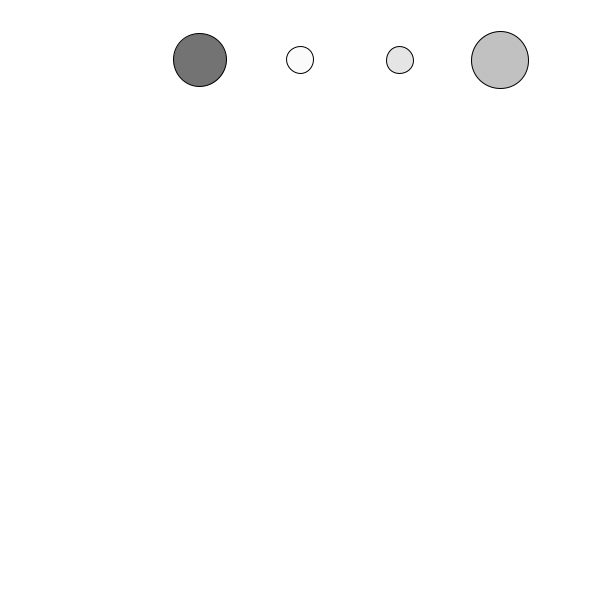
Frame 1 (no input)
Frame 60 (the mouse pressed at the canvas centre just before this capture): identical to frame 1, image omitted
Frame 120 (the mouse held since frame 60 and released just before this capture): identical to frame 1, image omitted

The Processing sketch that drew this single still picture (run headless with seeded random() and noise(); from frame 60 on, the mouse is pressed at the canvas centre):

// Processing sketch: FixedOrbRunner
// ── FixedOrbRunner.pde
Orb orbs[];

//other variables
int NUM_ORBS = 5;
int MAX_SIZE = 60;
int MAX_MASS = 100;
int MIN_SIZE = 10;

float gconstant;
boolean moving;
boolean bounce;

void setup() {
  size(600, 600);
  gconstant = 1;
  moving = false;
  bounce = false;

  orbs = new Orb[NUM_ORBS];
  makeOrbs(true, true);
  orbs[0] = new FixedOrb(width/2, height*500, 20, 1000);
  
}//setup

void draw() {
  background(255);
  
  //earth.display();
  for (int o=0; o<orbs.length; o++) {
    orbs[o].display();
  }

  if (moving) {

    for (int o=0; o<orbs.length; o++)  {
      PVector g = orbs[o].getGravity(orbs[0], gconstant);
      orbs[o].applyForce(g);
    }

    for (int o=0; o<orbs.length; o++) {
      orbs[o].move(bounce);
    }
  }//moving

}//draw

void keyPressed() {
  if (key == ' ') { moving = ! moving; }
  if (key == 'b') { bounce = ! bounce; }
  if (key == 'r') {
    makeOrbs(true, true);
    moving = false;
    orbs[0] = new FixedOrb(width/2, height*500, 20, 1000);

  }
}//keyPressed



void makeOrbs(boolean inline, boolean horizontal) {
  int x = width / (NUM_ORBS + 1);
  int y = MAX_SIZE;
  for (int i=0; i<orbs.length; i++) {
    orbs[i] = new Orb();
    if (inline && horizontal) {
      orbs[i].center = new PVector(x, y);
    }
    else if (inline && !horizontal) {
      orbs[i].center = new PVector(y, x);
    }
    x+= width/(NUM_ORBS+1);
  }//for
}//makeOrbs

// ── FixedOrb.pde
class FixedOrb extends Orb {
  
  FixedOrb(float x, float y, float s, float m) {
    super(x, y, s, m);
  }
  
  void move(boolean bounce) {
    //do nothing!
  }

}//FixedOrb

// ── Orb.pde
class Orb {

  //instance variables
  PVector center;
  PVector velocity;
  PVector acceleration;
  float bsize;
  float mass;
  color c;


  Orb() {
     bsize = random(10, MAX_SIZE);
     float x = random(bsize/2, width-bsize/2);
     float y = random(bsize/2, height-bsize/2);
     center = new PVector(x, y);
     mass = random(10, 100);
     velocity = new PVector();
     acceleration = new PVector();
     setColor();
  }

  Orb(float x, float y, float s, float m) {
     bsize = s;
     mass = m;
     center = new PVector(x, y);
     velocity = new PVector();
     acceleration = new PVector();
     setColor();
   }

  //movement behavior
  void move(boolean bounce) {
    if (bounce) {
      xBounce();
      yBounce();
    }

    velocity.add(acceleration);
    center.add(velocity);
    acceleration.mult(0);
  }//move

  void applyForce(PVector force) {
    PVector scaleForce = force.copy();
    scaleForce.div(mass);
    acceleration.add(scaleForce);
  }

  PVector getDragForce(float cd) {
    float dragMag = velocity.mag();
    dragMag = -0.5 * dragMag * dragMag * cd;
    PVector dragForce = velocity.copy();
    dragForce.normalize();
    dragForce.mult(dragMag);
    return dragForce;
  }

  PVector getGravity(Orb other, float G) {
    float strength = G * mass*other.mass;
    //dont want to divide by 0!
    float r = max(center.dist(other.center), MIN_SIZE);
    strength = strength/ pow(r, 2);
    PVector force = other.center.copy();
    force.sub(center);
    force.mult(strength);
    return force;
  }


  boolean yBounce(){
    if (center.y > height - bsize/2) {
      velocity.y *= -1;
      center.y = height - bsize/2;

      return true;
    }//bottom bounce
    else if (center.y < bsize/2) {
      velocity.y*= -1;
      center.y = bsize/2;
      return true;
    }
    return false;
  }//yBounce
  boolean xBounce() {
    if (center.x > width - bsize/2) {
      center.x = width - bsize/2;
      velocity.x *= -1;
      return true;
    }
    else if (center.x < bsize/2) {
      center.x = bsize/2;
      velocity.x *= -1;
      return true;
    }
    return false;
  }//xbounce

  boolean collisionCheck(Orb other) {
    return ( this.center.dist(other.center)
             <= (this.bsize/2 + other.bsize/2) );
  }//collisionCheck


  void setColor() {
    color c0 = color(255);
    color c1 = color(0);
    c = lerpColor(c0, c1, (mass-MIN_SIZE)/(MAX_MASS-MIN_SIZE));
  }//setColor

  //visual behavior
  void display() {
    fill(c);
    circle(center.x, center.y, bsize);
    fill(0);
    //text(mass, center.x, center.y);
  }//display
}//Ball
